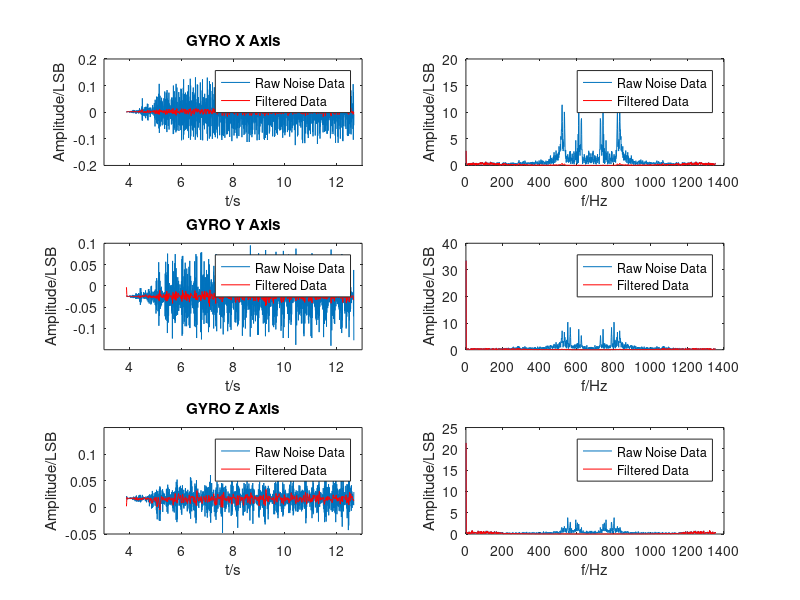

The MATLAB script that drew this image:
clear all;
clc;

is_gyro = 1;

if is_gyro == 1
    data1 = load('./MPU6050_RawGyroNoiseData.txt');
    data2 = load('./MPU6050_FilteredGyroData_second_order.txt');
%     data2 = load('./MPU6050_FilteredGyroData_fifth_order.txt');
    x1  = data1(:, 1);
    y11 = data1(:, 2);
    y12 = data1(:, 3);
    y13 = data1(:, 4);
    
    x2  = data2(:, 1);
    y21 = data2(:, 2);
    y22 = data2(:, 3);
    y23 = data2(:, 4);
    
    subplot(3, 2, 1);
    plot(x1, y11, x2, y21, 'r');
    axis([3 13 -0.2 0.2]);
    xlabel('t/s');
    ylabel('Amplitude/LSB');
    title('GYRO X Axis');
    legend('Raw Noise Data','Filtered Data')
    
    subplot(3, 2, 2);
    plot(abs(fft(y11))); hold on;
    plot(abs(fft(y21)), 'r'); hold on;
    axis([0 1400 0 20]);
    xlabel('f/Hz');
    ylabel('Amplitude/LSB');
    legend('Raw Noise Data','Filtered Data')
    
    subplot(3, 2, 3);
    plot(x1, y12, x2, y22, 'r');
    axis([3 13 -0.15 0.1]);
    xlabel('t/s');
    ylabel('Amplitude/LSB');
    title('GYRO Y Axis');
    legend('Raw Noise Data','Filtered Data')
    
    subplot(3, 2, 4);
    plot(abs(fft(y12))); hold on;
    plot(abs(fft(y22)), 'r'); hold on;
    axis([0 1400 0 40]);
    xlabel('f/Hz');
    ylabel('Amplitude/LSB');
    legend('Raw Noise Data','Filtered Data')
    
    subplot(3, 2, 5);
    plot(x1, y13, x2, y23, 'r');
    axis([3 13 -0.05 0.15]);
    xlabel('t/s');
    ylabel('Amplitude/LSB');
    title('GYRO Z Axis');
    legend('Raw Noise Data','Filtered Data')
    
    subplot(3, 2, 6);
    plot(abs(fft(y13))); hold on;
    plot(abs(fft(y23)), 'r'); hold on;
    axis([0 1400 0 25]);
    xlabel('f/Hz');
    ylabel('Amplitude/LSB');
    
    legend('Raw Noise Data','Filtered Data')
else
    data = load('./MPU6050_FilterAccData.txt'); 
    x  = data(:, 1);
    y1 = data(:, 2);
    y2 = data(:, 3);
    y3 = data(:, 4);
    
    subplot(3, 2, 1);
    plot(x, y1);
    xlabel('t/s');
    ylabel('g/(m/s^2)');
    title('ACC X Axis');

    subplot(3, 2, 2);
    plot(abs(fft(y1)));
    xlabel('f/Hz');
    ylabel('Amplitude/LSB');

    subplot(3, 2, 3);
    plot(x, y2);
    xlabel('t/s');
    ylabel('g/(m/s^2)');
    title('ACC Y Axis');

    subplot(3, 2, 4);
    plot(abs(fft(y2)));
    xlabel('f/Hz');
    ylabel('Amplitude/LSB');

    subplot(3, 2, 5);
    plot(x, y3);
    xlabel('t/s');
    ylabel('g/(m/s^2)');
    title('ACC Z Axis');

    subplot(3, 2, 6);
    plot(abs(fft(y3)));
    xlabel('f/Hz');
    ylabel('Amplitude/LSB');
end
